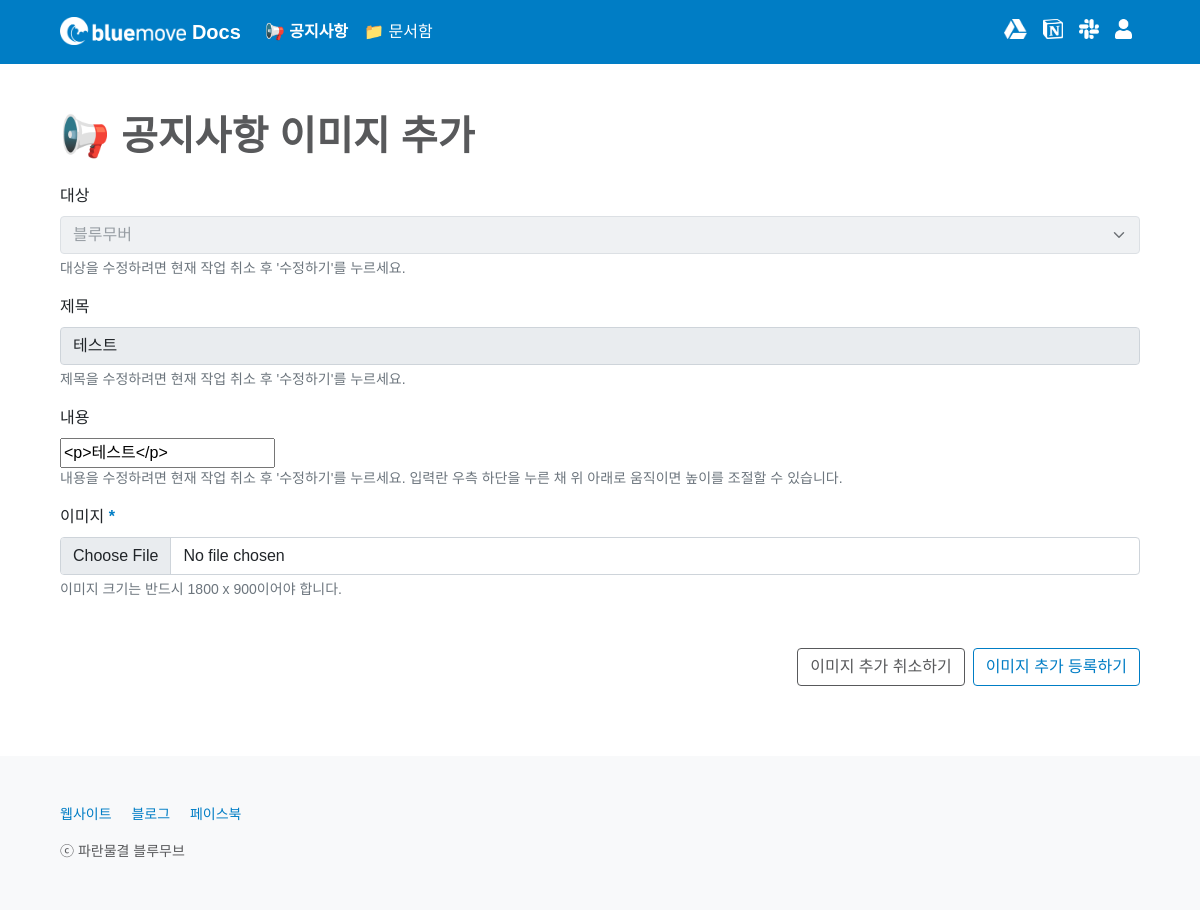
Page /notice/26/updateimage/ (signed in) on the earlier database version.
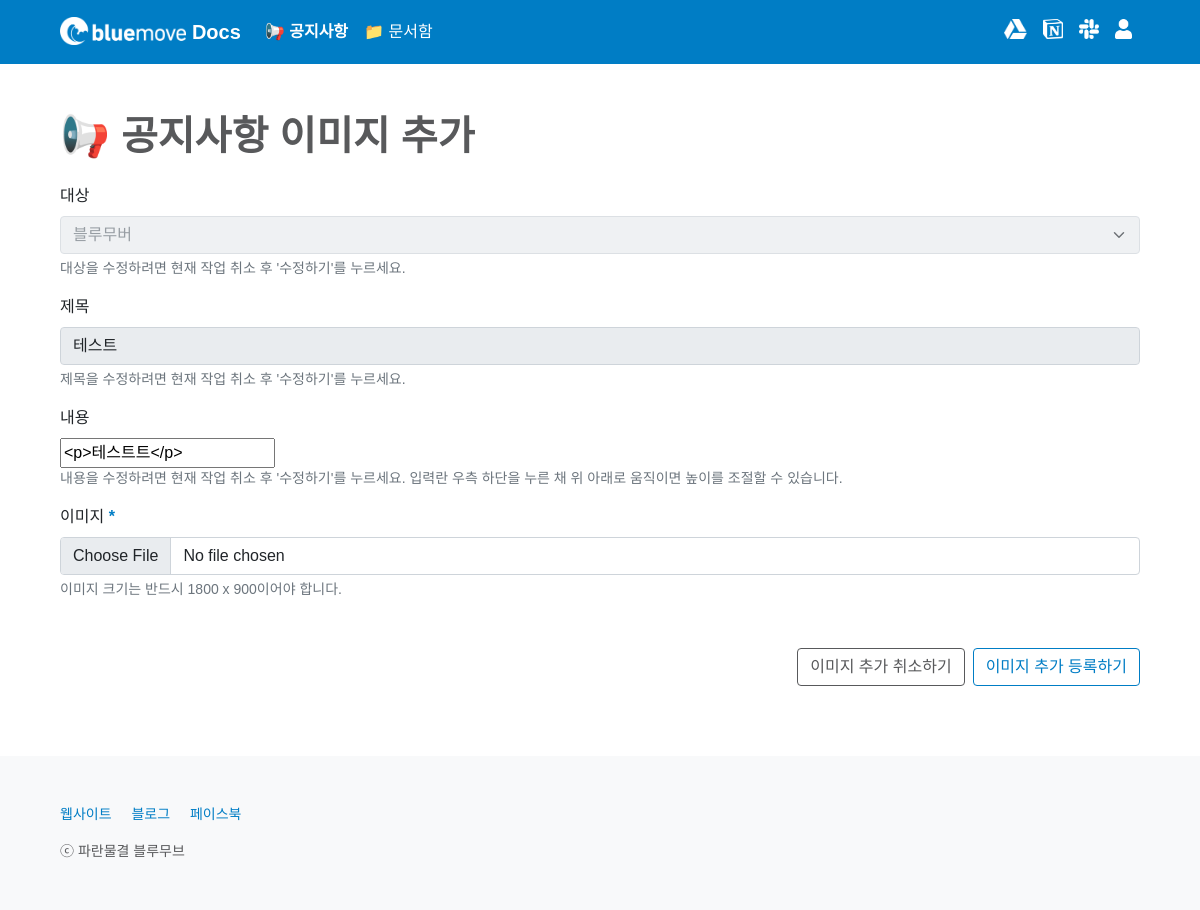
Same page on the later database version.
### notice/models.py (models this page shows, shortened)
class Notice(models.Model):
    CATEGORY_CHOICES = {
        ('bluemover', '블루무버'),
        ('applicant', '블루무버 희망자'),
        ('posongvi', '뽀송비 학생')
    }
    title = models.CharField(max_length = 50)
    writer = models.ForeignKey(User, on_delete=models.CASCADE)
    category = models.CharField(max_length = 50, choices = CATEGORY_CHOICES)
    content = RichTextField()
    image = models.ImageField(upload_to='images/')
    created_at = models.DateField(auto_now_add = True)
    updated_at = models.DateField(auto_now = True)
    favorite_user_set = models.ManyToManyField(User, blank=True, related_name="favorite_user_set", through="Favorite")

### notice/views.py (the view)
# urls.py: path('<int:id>/updateimage/', updateimage, name='updateimage'),
@permission_required('auth.add_permission', raise_exception=True)
def updateimage(request, id):
    notice = get_object_or_404(Notice, pk=id)
    form = NoticeContentForm(instance=notice)
    if request.method == "POST":
        notice.image = request.FILES.get('image')
        notice.save(update_fields=['image', 'updated_at'])
        return redirect('notice:read', notice.id)
    return render(request, 'notice/updateimage.html', {'notice': notice, 'form': form})

### notice/forms.py (shortened to what this page needs)
class NoticeContentForm(forms.ModelForm):
    content = forms.CharField(widget = CKEditorWidget(), label='', required=True)
    class Meta:
        model = Notice
        fields = [
            'content'
        ]

### notice/templates/notice/updateimage.html (shortened to what this page needs)
{% extends 'base.html' %}
{% block content %}
{% include 'shared/_navbar4notice.html' %}
<main class="px-2 px-md-5">
    <div class="container-md mt-5 table-responsive">
        <h1 class="mb-4" style="font-weight: 600; color: #58595B;">
            {% if notice.image %}
            📢 공지사항 이미지 변경
            {% else %}
            📢 공지사항 이미지 추가
            {% endif %}
        </h1>
        <form action="{% url 'notice:updateimage' notice.id %}" method="POST" enctype="multipart/form-data" class="needs-validation" novalidate>
            <div class="form-group mb-3">
                <label for="category" class="form-label">대상</label>
                <select class="form-select" name="category" id="category" placeholder="대상을 선택하세요." aria-describedby="categoryHelp" disabled>
                    <option value="{{ notice.category }}" selected hidden>
                        {% if notice.category == 'bluemover' %}
                        블루무버
                        {% endif %}
                    </option>
                </select>
                <div id="categoryHelp" class="form-text">대상을 수정하려면 현재 작업 취소 후 '수정하기'를 누르세요.</div>
            </div>
            <div class="form-group mb-3">
                <label for="title" class="form-label">제목</label>
                <input type="text" class="form-control" name="title" id="title" placeholder="제목을 입력하세요." aria-describedby="titleHelp" value="{{ notice.title }}" disabled>
                <div id="titleHelp" class="form-text">제목을 수정하려면 현재 작업 취소 후 '수정하기'를 누르세요.</div>
            </div>
            <div class="form-group mb-3">
                <label for="content" class="form-label">내용</label>
                <div id="editor">
                {{ form.as_table }}
                </div>
                <div id="contentHelp" class="form-text m-0">내용을 수정하려면 현재 작업 취소 후 '수정하기'를 누르세요. 입력란 우측 하단을 누른 채 위 아래로 움직이면 높이를 조절할 수 있습니다.</div>
            </div>
            <div class="form-group mb-5">
                <label for="image" class="form-label">이미지<span style="color: #007DC5; font-weight: 600;"> *</span></label>
                {% if notice.image %}
                <input type="file" class="form-control" name="image" id="image" aria-describedby="imageHelp" accept="image/*">
                <div id="imageHelp" class="form-text">
                    <p class="mb-2">이미지 크기는 반드시 1800 x 900이어야 합니다.</p>
                    <i class="fas fa-info-circle"></i><span style="font-weight: 600;"> 이미지 변경</span>: 새로운 이미지를 첨부한 뒤 '이미지 변경 등록하기'를 누르세요.<br>
                    <i class="fas fa-info-circle"></i><span style="color: rgb(210, 30, 30); font-weight: 600;"> 이미지 삭제</span>: 아무것도 첨부하지 않은 채 '이미지 변경 등록하기'를 누르세요.
                </div>
                {% else %}
                <input type="file" class="form-control" name="image" id="image" aria-describedby="imageHelp" accept="image/*" required>
                <div id="imageHelp" class="form-text">이미지 크기는 반드시 1800 x 900이어야 합니다.</div>
                {% endif %}
            </div>
            <div class="d-grid gap-2 d-sm-flex justify-content-sm-end">
                <a type="button" class="btn btn-outline-secondary" data-bs-toggle="modal" data-bs-target="#cancelModal">
                    {% if notice.image %}
                    이미지 변경 취소하기
                    {% else %}
                    이미지 추가 취소하기
                    {% endif %}
                </a>
                {% if notice.image %}
                <input type="submit" value="이미지 변경 등록하기" class="btn btn-outline-primary">
                {% else %}
                <input type="submit" value="이미지 추가 등록하기" class="btn btn-outline-primary">
                {% endif %}
            </div>
        </form>
    </div>
</main>
{% endblock %}

Differences in the rows shown:
changed Notice "블루무버": content "<p>테스트</p>" → "<p>테스트트</p>"
